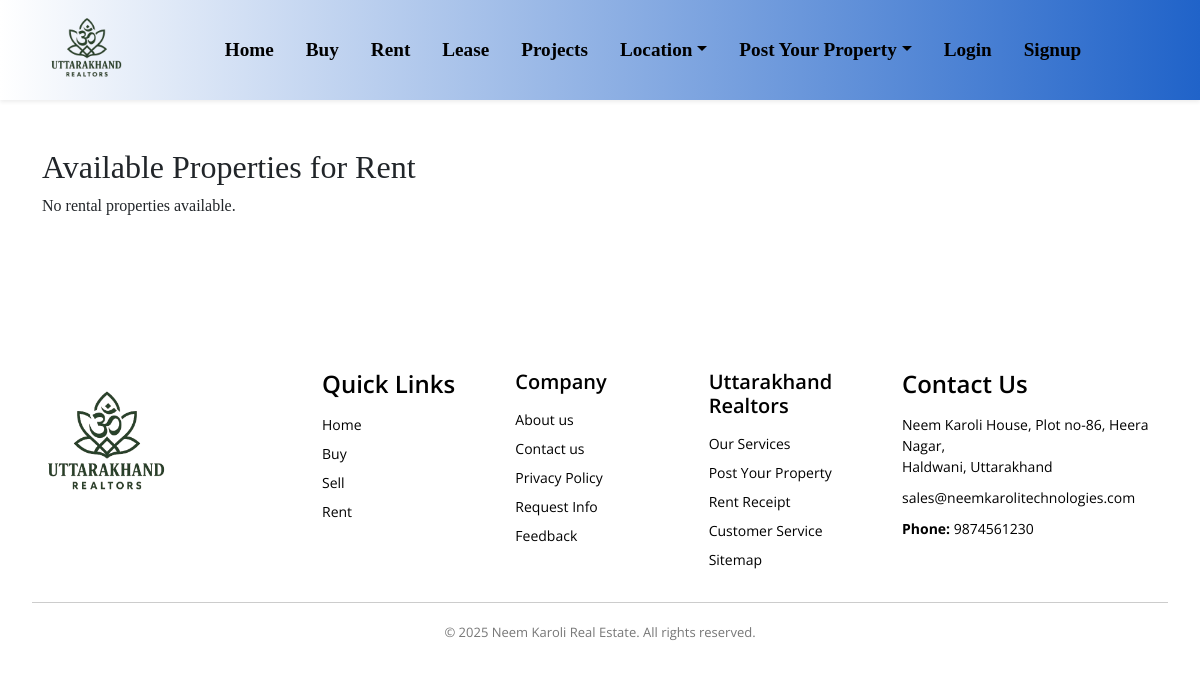
The app's page /rent/, older data.
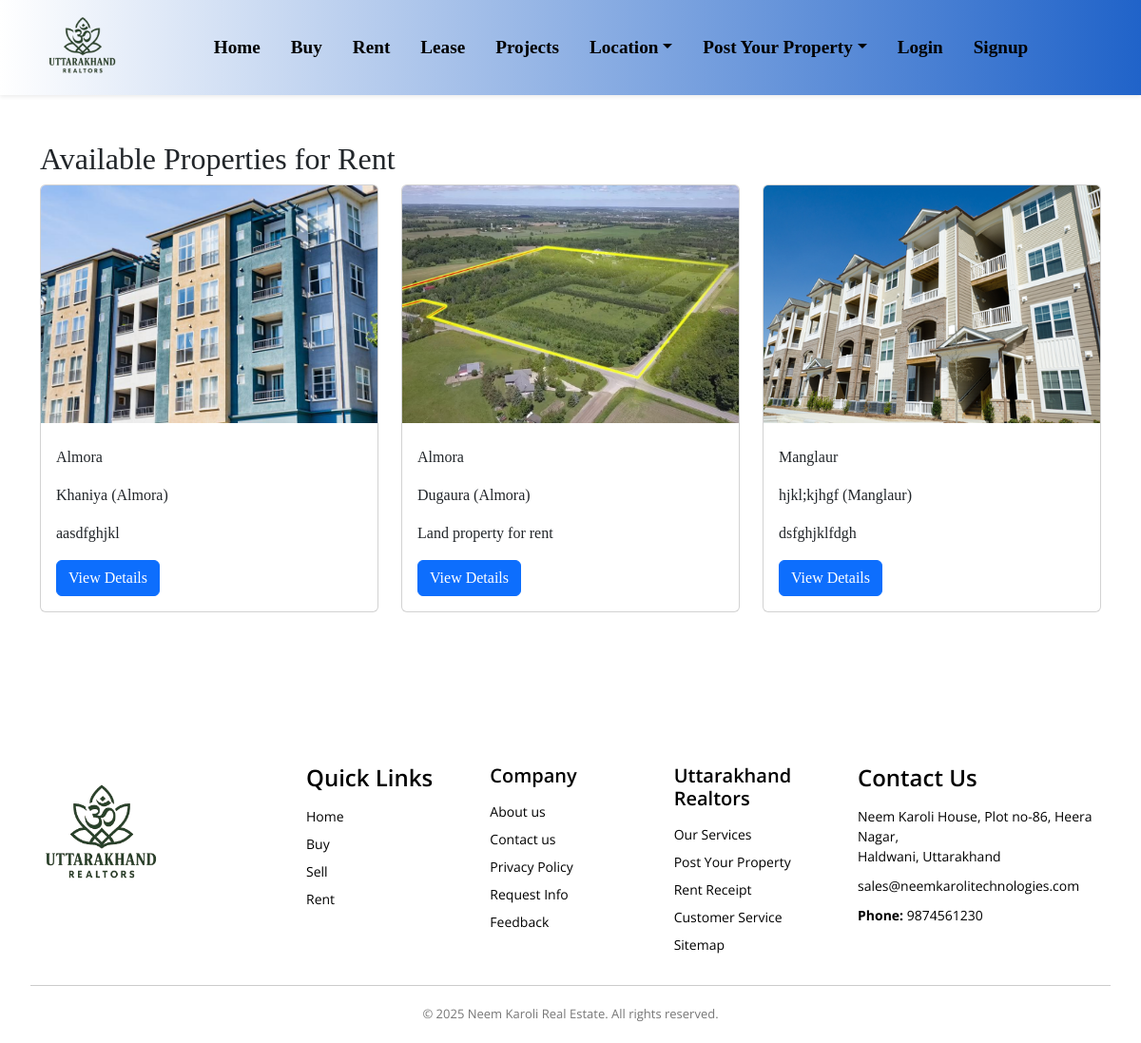
The same page, newer data.
### my_app/models.py (models this page shows, shortened)
class Property(models.Model):
    purpose = models.ForeignKey(Purpose, on_delete=models.SET_NULL, null=True)
    property_type = models.ForeignKey(PropertyType, on_delete=models.SET_NULL, null=True)
    city = models.ForeignKey(City, on_delete=models.SET_NULL, null=True)
    location = models.ForeignKey(Location, on_delete=models.SET_NULL, null=True)
    price = models.PositiveIntegerField()
    area = models.PositiveIntegerField(null=True, blank=True)  # in sq.ft
    description = models.TextField(max_length=1000)
    facing = models.CharField(max_length=50, null=True, blank=True)
    ownership = models.CharField(max_length=100, null=True, blank=True)
    transaction_type = models.CharField(max_length=100, null=True, blank=True)
    agent_phone = models.CharField(max_length=15, null=True, blank=True)
    brochure = models.FileField(upload_to='property/brochures/', null=True, blank=True)
    posted_on = models.DateTimeField(auto_now_add=True)
    posted_by = models.ForeignKey(User, on_delete=models.SET_NULL, null=True, blank=True)
    is_approved = models.BooleanField(default=False)

class PropertyImage(models.Model):
    property = models.ForeignKey(Property, related_name='images', on_delete=models.CASCADE)
    image = models.ImageField(upload_to='property_images/')

class City(models.Model):
    name = models.CharField(max_length=50)
    def __str__(self):
        return self.name

class Location(models.Model):
    name = models.CharField(max_length=100)
    city = models.ForeignKey(City, on_delete=models.CASCADE, related_name='locations')
    def __str__(self):
        return f"{self.name} ({self.city.name})"

### my_app/views.py (the view)
# urls.py: path('rent/', views.rent_properties, name="rent_properties"),
def rent_properties(request):
    try:
        rent_purpose = Purpose.objects.get(name__iexact="Rent")
        properties = Property.objects.filter(purpose=rent_purpose, is_approved=True).order_by('-id')
    except Purpose.DoesNotExist:
        properties = Property.objects.none()
    return render(request, 'rent.html', {'properties': properties})

### my_app/templates/rent.html (shortened to what this page needs)
{% extends 'common.html' %}
{% block content %}
<div class="container mt-5">
  <h2>Available Properties for Rent</h2>
  <div class="row">
    {% for property in properties %}
      <div class="col-md-4 mb-4">
        <div class="card">
          {% if property.images.all|length > 0 %}
            <img src="{{ property.images.first.image.url }}" class="card-img-top" style="height: 250px; object-fit: cover;" alt="Property Image">
          {% else %}
            <img src="https://via.placeholder.com/400x250?text=No+Image" class="card-img-top" alt="No image available">
          {% endif %}
          <div class="card-body">
            <p>{{property.city}}</p>
            <p>{{property.location}}</p>
            <p>{{ property.description|truncatewords:15 }}</p>
            <a href="{% url 'property_detail' property.pk %}" class="btn btn-primary">View Details</a>
          </div>
        </div>
      </div>
    {% empty %}
      <p>No rental properties available.</p>
    {% endfor %}
  </div>
</div>
{% endblock %}

Row changes from the older to the newer data that the page shows:
now on this page (row edited): Property: images.first.image (picture), city "Almora", location "Khaniya (Almora)", description "aasdfghjkl"
now on this page (row edited): Property: images.first.image (picture), city "Almora", location "Dugaura (Almora)", description "Land property for rent"
now on this page (row edited): Property: images.first.image (picture), city "Manglaur", location "hjkl;kjhgf (Manglaur)", description "dsfghjklfdgh"
Text that changed along with them:
text no longer shown: "No rental properties available."
